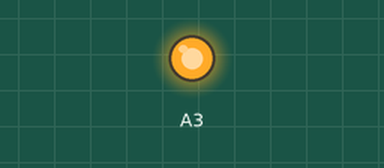
Bench run of a sketch on a simulated Arduino Uno, built with avr-gcc and run on an emulated ATmega328P. On the bench: output pins drawn as LEDs (lit = HIGH).

Above: at 1.0 s.
At 3.0 s:
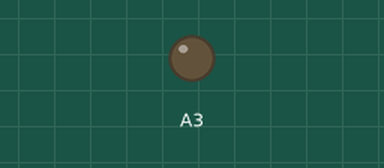
Timing chart, 0 to 5.2 s (numbered marks = the images above):
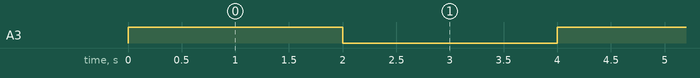

The sketch:

sketch_dcfan.ino
```cpp
#include <SoftPWM.h>

SOFTPWM_DEFINE_CHANNEL(A3);

void setup() {
  SoftPWM.begin(490);
}

void loop() {
  SoftPWM.set(100);
  delay(2000);
  SoftPWM.set(0);
  delay(2000);
}
```

Measured:
- by itself, A3: alternates HIGH for 2.0 s and LOW for 2.0 s
